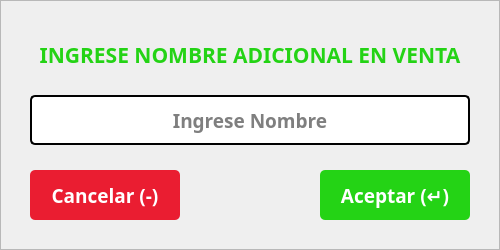
    <widget class="QFrame" name="frmAlertaIngresaNombreVenta">
     <property name="geometry">
      <rect>
       <x>710</x>
       <y>415</y>
       <width>500</width>
       <height>250</height>
      </rect>
     </property>
     <property name="styleSheet">
      <string notr="true">#frmAlertaIngresaNombreVenta{background-color: rgb(255, 255, 255);
color: rgb(0, 0, 0);
border:none;
border-radius: 10px;
border: 2px solid #D9D9D9;}</string>
     </property>
     <property name="frameShape">
      <enum>QFrame::StyledPanel</enum>
     </property>
     <property name="frameShadow">
      <enum>QFrame::Raised</enum>
     </property>
     <widget class="QLabel" name="label_15">
      <property name="geometry">
       <rect>
        <x>30</x>
        <y>25</y>
        <width>440</width>
        <height>60</height>
       </rect>
      </property>
      <property name="font">
       <font>
        <family>Poppins</family>
        <pointsize>16</pointsize>
        <weight>75</weight>
        <bold>true</bold>
       </font>
      </property>
      <property name="styleSheet">
       <string notr="true">color: #24D315;</string>
      </property>
      <property name="text">
       <string>INGRESE NOMBRE ADICIONAL EN VENTA</string>
      </property>
      <property name="alignment">
       <set>Qt::AlignCenter</set>
      </property>
     </widget>
     <widget class="QPushButton" name="btnAceptarFrmIngresaNombreVenta">
      <property name="geometry">
       <rect>
        <x>320</x>
        <y>170</y>
        <width>150</width>
        <height>50</height>
       </rect>
      </property>
      <property name="font">
       <font>
        <family>Poppins</family>
        <pointsize>14</pointsize>
        <weight>75</weight>
        <bold>true</bold>
       </font>
      </property>
      <property name="cursor">
       <cursorShape>PointingHandCursor</cursorShape>
      </property>
      <property name="styleSheet">
       <string notr="true">background-color: rgb(36, 211, 21);
color: rgb(255, 255, 255);
border:none;
border-radius: 5px;</string>
      </property>
      <property name="text">
       <string>Aceptar (↵)</string>
      </property>
      <property name="flat">
       <bool>false</bool>
      </property>
     </widget>
     <widget class="QLineEdit" name="txtIngresaNombreVenta">
      <property name="geometry">
       <rect>
        <x>30</x>
        <y>95</y>
        <width>440</width>
        <height>50</height>
       </rect>
      </property>
      <property name="font">
       <font>
        <family>Poppins</family>
        <pointsize>14</pointsize>
        <weight>75</weight>
        <bold>true</bold>
       </font>
      </property>
      <property name="styleSheet">
       <string notr="true">background-color: rgb(255, 255, 255);
color: rgb(0, 0, 0);
border-radius: 5px;
border: 2px solid #000;
padding: 5px</string>
      </property>
      <property name="text">
       <string/>
      </property>
      <property name="alignment">
       <set>Qt::AlignCenter</set>
      </property>
      <property name="placeholderText">
       <string>Ingrese Nombre</string>
      </property>
     </widget>
     <widget class="QPushButton" name="btnCancelarFrmIngresaNombreVenta">
      <property name="geometry">
       <rect>
        <x>30</x>
        <y>170</y>
        <width>150</width>
        <height>50</height>
       </rect>
      </property>
      <property name="font">
       <font>
        <family>Poppins</family>
        <pointsize>14</pointsize>
        <weight>75</weight>
        <bold>true</bold>
       </font>
      </property>
      <property name="cursor">
       <cursorShape>PointingHandCursor</cursorShape>
      </property>
      <property name="styleSheet">
       <string notr="true">background-color: rgb(234, 29, 49);
color: rgb(255, 255, 255);
border:none;
border-radius: 5px;</string>
      </property>
      <property name="text">
       <string>Cancelar (-)</string>
      </property>
     </widget>
    </widget>
